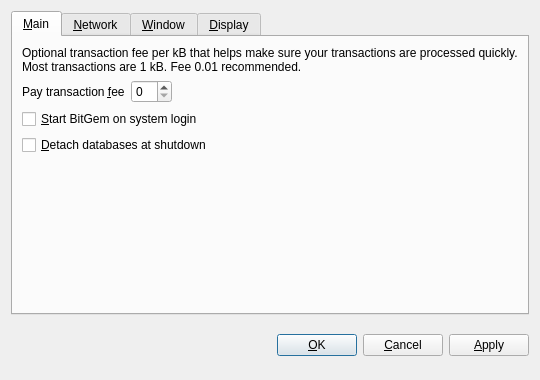
<?xml version="1.0" encoding="UTF-8"?>
<ui version="4.0">
 <class>OptionsDialog</class>
 <widget class="QDialog" name="OptionsDialog">
  <property name="geometry">
   <rect>
    <x>0</x>
    <y>0</y>
    <width>540</width>
    <height>380</height>
   </rect>
  </property>
  <property name="windowTitle">
   <string>Options</string>
  </property>
  <property name="modal">
   <bool>true</bool>
  </property>
  <layout class="QVBoxLayout" name="verticalLayout">
   <item>
    <widget class="QTabWidget" name="tabWidget">
     <property name="tabPosition">
      <enum>QTabWidget::North</enum>
     </property>
     <property name="currentIndex">
      <number>0</number>
     </property>
     <widget class="QWidget" name="tabMain">
      <attribute name="title">
       <string>&amp;Main</string>
      </attribute>
      <layout class="QVBoxLayout" name="verticalLayout_Main">
       <item>
        <widget class="QLabel" name="transactionFeeInfoLabel">
         <property name="text">
          <string>Optional transaction fee per kB that helps make sure your transactions are processed quickly. Most transactions are 1 kB. Fee 0.01 recommended.</string>
         </property>
         <property name="textFormat">
          <enum>Qt::PlainText</enum>
         </property>
         <property name="wordWrap">
          <bool>true</bool>
         </property>
        </widget>
       </item>
       <item>
        <layout class="QHBoxLayout" name="horizontalLayout_Main">
         <item>
          <widget class="QLabel" name="transactionFeeLabel">
           <property name="text">
            <string>Pay transaction &amp;fee</string>
           </property>
           <property name="textFormat">
            <enum>Qt::PlainText</enum>
           </property>
           <property name="buddy">
            <cstring>transactionFee</cstring>
           </property>
          </widget>
         </item>
         <item>
          <widget class="BitcoinAmountField" name="transactionFee"/>
         </item>
         <item>
          <spacer name="horizontalSpacer_Main">
           <property name="orientation">
            <enum>Qt::Horizontal</enum>
           </property>
           <property name="sizeHint" stdset="0">
            <size>
             <width>40</width>
             <height>20</height>
            </size>
           </property>
          </spacer>
         </item>
        </layout>
       </item>
       <item>
        <widget class="QCheckBox" name="bitcoinAtStartup">
         <property name="toolTip">
          <string>Automatically start BitGem after logging in to the system.</string>
         </property>
         <property name="text">
          <string>&amp;Start BitGem on system login</string>
         </property>
        </widget>
       </item>
       <item>
        <widget class="QCheckBox" name="detachDatabases">
         <property name="toolTip">
          <string>Detach block and address databases at shutdown. This means they can be moved to another data directory, but it slows down shutdown. The wallet is always detached.</string>
         </property>
         <property name="text">
          <string>&amp;Detach databases at shutdown</string>
         </property>
        </widget>
       </item>
       <item>
        <spacer name="verticalSpacer_Main">
         <property name="orientation">
          <enum>Qt::Vertical</enum>
         </property>
         <property name="sizeHint" stdset="0">
          <size>
           <width>20</width>
           <height>40</height>
          </size>
         </property>
        </spacer>
       </item>
      </layout>
     </widget>
     <widget class="QWidget" name="tabNetwork">
      <attribute name="title">
       <string>&amp;Network</string>
      </attribute>
      <layout class="QVBoxLayout" name="verticalLayout_Network">
       <item>
        <widget class="QCheckBox" name="mapPortUpnp">
         <property name="toolTip">
          <string>Automatically open the BitGem client port on the router. This only works when your router supports UPnP and it is enabled.</string>
         </property>
         <property name="text">
          <string>Map port using &amp;UPnP</string>
         </property>
        </widget>
       </item>
       <item>
        <widget class="QCheckBox" name="connectSocks">
         <property name="toolTip">
          <string>Connect to the BitGem network through a SOCKS proxy (e.g. when connecting through Tor).</string>
         </property>
         <property name="text">
          <string>&amp;Connect through SOCKS proxy:</string>
         </property>
        </widget>
       </item>
       <item>
        <layout class="QHBoxLayout" name="horizontalLayout_Network">
         <item>
          <widget class="QLabel" name="proxyIpLabel">
           <property name="text">
            <string>Proxy &amp;IP:</string>
           </property>
           <property name="textFormat">
            <enum>Qt::PlainText</enum>
           </property>
           <property name="buddy">
            <cstring>proxyIp</cstring>
           </property>
          </widget>
         </item>
         <item>
          <widget class="QValidatedLineEdit" name="proxyIp">
           <property name="maximumSize">
            <size>
             <width>140</width>
             <height>16777215</height>
            </size>
           </property>
           <property name="toolTip">
            <string>IP address of the proxy (e.g. 127.0.0.1)</string>
           </property>
          </widget>
         </item>
         <item>
          <widget class="QLabel" name="proxyPortLabel">
           <property name="text">
            <string>&amp;Port:</string>
           </property>
           <property name="textFormat">
            <enum>Qt::PlainText</enum>
           </property>
           <property name="buddy">
            <cstring>proxyPort</cstring>
           </property>
          </widget>
         </item>
         <item>
          <widget class="QLineEdit" name="proxyPort">
           <property name="maximumSize">
            <size>
             <width>55</width>
             <height>16777215</height>
            </size>
           </property>
           <property name="toolTip">
            <string>Port of the proxy (e.g. 9050)</string>
           </property>
          </widget>
         </item>
         <item>
          <widget class="QLabel" name="socksVersionLabel">
           <property name="text">
            <string>SOCKS &amp;Version:</string>
           </property>
           <property name="textFormat">
            <enum>Qt::PlainText</enum>
           </property>
           <property name="buddy">
            <cstring>socksVersion</cstring>
           </property>
          </widget>
         </item>
         <item>
          <widget class="QValueComboBox" name="socksVersion">
           <property name="toolTip">
            <string>SOCKS version of the proxy (e.g. 5)</string>
           </property>
          </widget>
         </item>
         <item>
          <spacer name="horizontalSpacer_Network">
           <property name="orientation">
            <enum>Qt::Horizontal</enum>
           </property>
           <property name="sizeHint" stdset="0">
            <size>
             <width>40</width>
             <height>20</height>
            </size>
           </property>
          </spacer>
         </item>
        </layout>
       </item>
       <item>
        <spacer name="verticalSpacer_Network">
         <property name="orientation">
          <enum>Qt::Vertical</enum>
         </property>
         <property name="sizeHint" stdset="0">
          <size>
           <width>20</width>
           <height>40</height>
          </size>
         </property>
        </spacer>
       </item>
      </layout>
     </widget>
     <widget class="QWidget" name="tabWindow">
      <attribute name="title">
       <string>&amp;Window</string>
      </attribute>
      <layout class="QVBoxLayout" name="verticalLayout_Window">
       <item>
        <widget class="QCheckBox" name="minimizeToTray">
         <property name="toolTip">
          <string>Show only a tray icon after minimizing the window.</string>
         </property>
         <property name="text">
          <string>&amp;Minimize to the tray instead of the taskbar</string>
         </property>
        </widget>
       </item>
       <item>
        <widget class="QCheckBox" name="minimizeOnClose">
         <property name="toolTip">
          <string>Minimize instead of exit the application when the window is closed. When this option is enabled, the application will be closed only after selecting Quit in the menu.</string>
         </property>
         <property name="text">
          <string>M&amp;inimize on close</string>
         </property>
        </widget>
       </item>
       <item>
        <spacer name="verticalSpacer_Window">
         <property name="orientation">
          <enum>Qt::Vertical</enum>
         </property>
         <property name="sizeHint" stdset="0">
          <size>
           <width>20</width>
           <height>40</height>
          </size>
         </property>
        </spacer>
       </item>
      </layout>
     </widget>
     <widget class="QWidget" name="tabDisplay">
      <attribute name="title">
       <string>&amp;Display</string>
      </attribute>
      <layout class="QVBoxLayout" name="verticalLayout_Display">
       <item>
        <layout class="QHBoxLayout" name="horizontalLayout_1_Display">
         <item>
          <widget class="QLabel" name="langLabel">
           <property name="text">
            <string>User Interface &amp;language:</string>
           </property>
           <property name="textFormat">
            <enum>Qt::PlainText</enum>
           </property>
           <property name="buddy">
            <cstring>lang</cstring>
           </property>
          </widget>
         </item>
         <item>
          <widget class="QValueComboBox" name="lang">
           <property name="toolTip">
            <string>The user interface language can be set here. This setting will take effect after restarting BitGem.</string>
           </property>
          </widget>
         </item>
        </layout>
       </item>
       <item>
        <layout class="QHBoxLayout" name="horizontalLayout_2_Display">
         <item>
          <widget class="QLabel" name="unitLabel">
           <property name="text">
            <string>&amp;Unit to show amounts in:</string>
           </property>
           <property name="textFormat">
            <enum>Qt::PlainText</enum>
           </property>
           <property name="buddy">
            <cstring>unit</cstring>
           </property>
          </widget>
         </item>
         <item>
          <widget class="QValueComboBox" name="unit">
           <property name="toolTip">
            <string>Choose the default subdivision unit to show in the interface and when sending coins.</string>
           </property>
          </widget>
         </item>
        </layout>
       </item>
       <item>
        <widget class="QCheckBox" name="displayAddresses">
         <property name="toolTip">
          <string>Whether to show BitGem addresses in the transaction list or not.</string>
         </property>
         <property name="text">
          <string>&amp;Display addresses in transaction list</string>
         </property>
        </widget>
       </item>
       <item>
        <spacer name="verticalSpacer_Display">
         <property name="orientation">
          <enum>Qt::Vertical</enum>
         </property>
         <property name="sizeHint" stdset="0">
          <size>
           <width>20</width>
           <height>40</height>
          </size>
         </property>
        </spacer>
       </item>
      </layout>
     </widget>
    </widget>
   </item>
   <item>
    <layout class="QHBoxLayout" name="horizontalLayout_Buttons">
     <item>
      <spacer name="horizontalSpacer_1">
       <property name="orientation">
        <enum>Qt::Horizontal</enum>
       </property>
       <property name="sizeHint" stdset="0">
        <size>
         <width>40</width>
         <height>48</height>
        </size>
       </property>
      </spacer>
     </item>
     <item>
      <widget class="QLabel" name="statusLabel">
       <property name="font">
        <font>
         <weight>75</weight>
         <bold>true</bold>
        </font>
       </property>
       <property name="text">
        <string/>
       </property>
       <property name="textFormat">
        <enum>Qt::PlainText</enum>
       </property>
       <property name="wordWrap">
        <bool>true</bool>
       </property>
      </widget>
     </item>
     <item>
      <spacer name="horizontalSpacer_2">
       <property name="orientation">
        <enum>Qt::Horizontal</enum>
       </property>
       <property name="sizeHint" stdset="0">
        <size>
         <width>40</width>
         <height>48</height>
        </size>
       </property>
      </spacer>
     </item>
     <item>
      <widget class="QPushButton" name="okButton">
       <property name="text">
        <string>&amp;OK</string>
       </property>
      </widget>
     </item>
     <item>
      <widget class="QPushButton" name="cancelButton">
       <property name="text">
        <string>&amp;Cancel</string>
       </property>
       <property name="autoDefault">
        <bool>false</bool>
       </property>
      </widget>
     </item>
     <item>
      <widget class="QPushButton" name="applyButton">
       <property name="text">
        <string>&amp;Apply</string>
       </property>
       <property name="autoDefault">
        <bool>false</bool>
       </property>
      </widget>
     </item>
    </layout>
   </item>
  </layout>
 </widget>
 <customwidgets>
  <customwidget>
   <class>BitcoinAmountField</class>
   <extends>QSpinBox</extends>
   <header>bitcoinamountfield.h</header>
  </customwidget>
  <customwidget>
   <class>QValueComboBox</class>
   <extends>QComboBox</extends>
   <header>qvaluecombobox.h</header>
  </customwidget>
  <customwidget>
   <class>QValidatedLineEdit</class>
   <extends>QLineEdit</extends>
   <header>qvalidatedlineedit.h</header>
  </customwidget>
 </customwidgets>
 <resources/>
 <connections/>
</ui>
